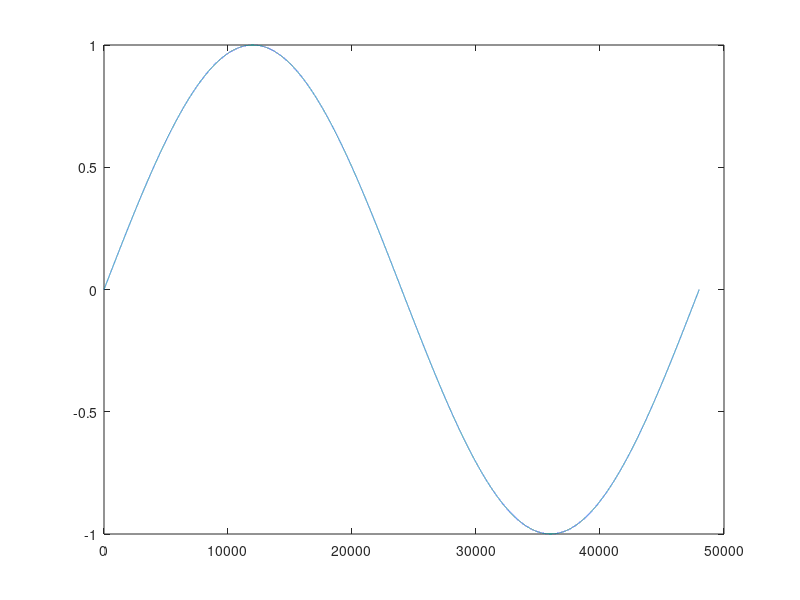

Write MATLAB code to recreate this figure.




n=0:1/48000:1-1/48000;
m=0:pi/24000:2*pi-pi/24000
Tabla=sin(m);


for R = 1:10000
    fprintf('%d, ',Tabla(R))
end

for R = 10001:20000
    fprintf('%d, ',Tabla(R))
end
for R = 20001:30000
    fprintf('%d, ',Tabla(R))
end
for R = 30001:40000
    fprintf('%d, ',Tabla(R))
end
for R = 40001:48000
    fprintf('%d, ',Tabla(R))
end

plot(Tabla)